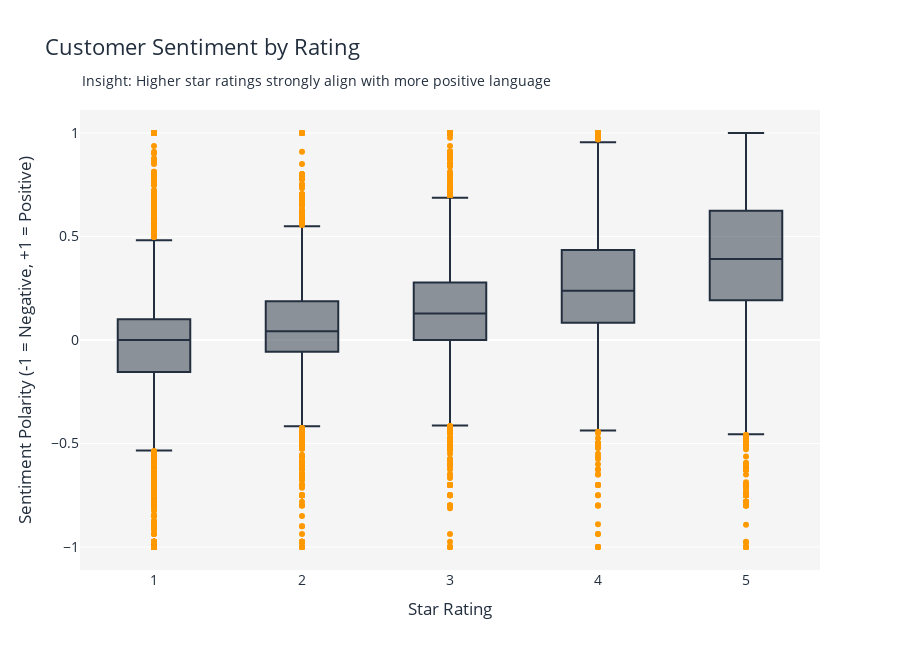

The notebook cell saved with this chart:
### Code cell
#Plot 3
fig3 = px.box(
    df_master,
    x="overall",
    y="sentiment_polarity",
    points="outliers",
    labels={
        "overall": "Star Rating",
        "sentiment_polarity": "Sentiment Polarity (-1 = Negative, +1 = Positive)"
    },
    title="Customer Sentiment by Rating"
)

fig3.update_traces(
    marker_color=amazon_orange,
    line_color=amazon_navy
)

fig3.update_layout(
    height=650,
    plot_bgcolor=amazon_gray,
    paper_bgcolor="white",
    font=dict(size=14, color=amazon_navy),
    title_font_size=22,
    margin=dict(t=110)
)

fig3.add_annotation(
    text="Insight: Higher star ratings strongly align with more positive language",
    xref="paper", yref="paper",
    x=0, y=1.09,
    showarrow=False,
    font=dict(size=14, color=amazon_navy)
)

fig3.show()

### Figure 1 — Plotly figure (JSON) as saved in the notebook; plotly's stock layout.template omitted (floating-point values rounded to 4 significant figures; data arrays with more than 128 entries replaced by an {"elided": "..."} marker saying what was removed)
{"data": [{"alignmentgroup": "True", "boxpoints": "outliers", "hovertemplate": "Star Rating=%{x}<br>Sentiment Polarity (-1 = Negative, +1 = Positive)=%{y}<extra></extra>", "legendgroup": "", "line": {"color": "#232F3E"}, "marker": {"color": "#FF9900"}, "name": "", "notched": false, "offsetgroup": "", "orientation": "v", "showlegend": false, "type": "box", "x": {"elided": "129794 int values"}, "x0": " ", "xaxis": "x", "y": {"elided": "129794 float values"}, "y0": " ", "yaxis": "y"}], "layout": {"annotations": [{"font": {"color": "#232F3E", "size": 14}, "showarrow": false, "text": "Insight: Higher star ratings strongly align with more positive language", "x": 0, "xref": "paper", "y": 1.09, "yref": "paper"}], "boxmode": "group", "font": {"color": "#232F3E", "size": 14}, "height": 650, "legend": {"tracegroupgap": 0}, "margin": {"t": 110}, "paper_bgcolor": "white", "plot_bgcolor": "#F5F5F5", "title": {"font": {"size": 22}, "text": "Customer Sentiment by Rating"}, "xaxis": {"anchor": "y", "domain": [0, 1], "title": {"text": "Star Rating"}}, "yaxis": {"anchor": "x", "domain": [0, 1], "title": {"text": "Sentiment Polarity (-1 = Negative, +1 = Positive)"}}}}
